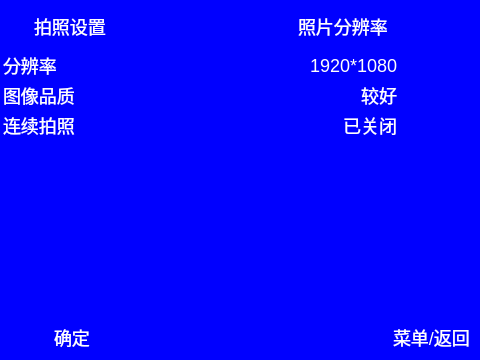
<?xml version="1.0" encoding="UTF-8"?>
<ui version="4.0">
 <class>CameraSetting</class>
 <widget class="QWidget" name="CameraSetting">
  <property name="geometry">
   <rect>
    <x>0</x>
    <y>0</y>
    <width>480</width>
    <height>360</height>
   </rect>
  </property>
  <property name="windowTitle">
   <string>CameraSetting</string>
  </property>
  <property name="styleSheet">
   <string notr="true">
*{
color: rgb(255, 255, 255);
background-color: rgba(0, 0, 255, 100%);
font: 18px;
/*border:1px solid red;*/
}

#widgetHead{
	/*background-color: rgba(20 ,30, 30,100);*/
	/*border-bottom:1px solid #F8F8FF;*/
}

#tableWidget::item:focus{
	/*border: 0px solid rgb(255,209,128);)*/
border: 0px;
background-color::rgb(255,209,128);
}


</string>
  </property>
  <widget class="QTableWidget" name="tableWidget">
   <property name="enabled">
    <bool>true</bool>
   </property>
   <property name="geometry">
    <rect>
     <x>0</x>
     <y>50</y>
     <width>480</width>
     <height>360</height>
    </rect>
   </property>
   <property name="focusPolicy">
    <enum>Qt::NoFocus</enum>
   </property>
   <property name="frameShape">
    <enum>QFrame::NoFrame</enum>
   </property>
   <property name="lineWidth">
    <number>0</number>
   </property>
   <property name="verticalScrollBarPolicy">
    <enum>Qt::ScrollBarAlwaysOff</enum>
   </property>
   <property name="horizontalScrollBarPolicy">
    <enum>Qt::ScrollBarAlwaysOff</enum>
   </property>
   <property name="sizeAdjustPolicy">
    <enum>QAbstractScrollArea::AdjustToContents</enum>
   </property>
   <property name="editTriggers">
    <set>QAbstractItemView::AnyKeyPressed|QAbstractItemView::DoubleClicked|QAbstractItemView::EditKeyPressed</set>
   </property>
   <property name="tabKeyNavigation">
    <bool>false</bool>
   </property>
   <property name="selectionMode">
    <enum>QAbstractItemView::SingleSelection</enum>
   </property>
   <property name="selectionBehavior">
    <enum>QAbstractItemView::SelectRows</enum>
   </property>
   <property name="showGrid">
    <bool>false</bool>
   </property>
   <property name="gridStyle">
    <enum>Qt::NoPen</enum>
   </property>
   <property name="wordWrap">
    <bool>false</bool>
   </property>
   <property name="cornerButtonEnabled">
    <bool>false</bool>
   </property>
   <attribute name="horizontalHeaderVisible">
    <bool>false</bool>
   </attribute>
   <attribute name="horizontalHeaderCascadingSectionResizes">
    <bool>false</bool>
   </attribute>
   <attribute name="horizontalHeaderDefaultSectionSize">
    <number>200</number>
   </attribute>
   <attribute name="horizontalHeaderHighlightSections">
    <bool>false</bool>
   </attribute>
   <attribute name="verticalHeaderVisible">
    <bool>false</bool>
   </attribute>
   <attribute name="verticalHeaderHighlightSections">
    <bool>false</bool>
   </attribute>
   <attribute name="verticalHeaderShowSortIndicator" stdset="0">
    <bool>false</bool>
   </attribute>
   <row>
    <property name="text">
     <string>1</string>
    </property>
   </row>
   <row>
    <property name="text">
     <string>2</string>
    </property>
   </row>
   <row>
    <property name="text">
     <string>3</string>
    </property>
   </row>
   <column>
    <property name="text">
     <string>1</string>
    </property>
   </column>
   <column>
    <property name="text">
     <string>2</string>
    </property>
   </column>
   <item row="0" column="0">
    <property name="text">
     <string>分辨率</string>
    </property>
   </item>
   <item row="0" column="1">
    <property name="text">
     <string>1920*1080</string>
    </property>
    <property name="textAlignment">
     <set>AlignTrailing|AlignVCenter</set>
    </property>
   </item>
   <item row="1" column="0">
    <property name="text">
     <string>图像品质</string>
    </property>
   </item>
   <item row="1" column="1">
    <property name="text">
     <string>较好</string>
    </property>
    <property name="textAlignment">
     <set>AlignTrailing|AlignVCenter</set>
    </property>
   </item>
   <item row="2" column="0">
    <property name="text">
     <string>连续拍照</string>
    </property>
   </item>
   <item row="2" column="1">
    <property name="text">
     <string>已关闭</string>
    </property>
    <property name="textAlignment">
     <set>AlignTrailing|AlignVCenter</set>
    </property>
   </item>
  </widget>
  <widget class="QWidget" name="widgetBottom" native="true">
   <property name="geometry">
    <rect>
     <x>0</x>
     <y>310</y>
     <width>480</width>
     <height>50</height>
    </rect>
   </property>
   <widget class="QLabel" name="tipOkLogoLable">
    <property name="geometry">
     <rect>
      <x>9</x>
      <y>7</y>
      <width>40</width>
      <height>40</height>
     </rect>
    </property>
    <property name="text">
     <string/>
    </property>
    <property name="pixmap">
     <pixmap resource="res.qrc">:/Image/ok.png</pixmap>
    </property>
    <property name="scaledContents">
     <bool>true</bool>
    </property>
   </widget>
   <widget class="QLabel" name="tipOkValueLable">
    <property name="geometry">
     <rect>
      <x>54</x>
      <y>12</y>
      <width>41</width>
      <height>31</height>
     </rect>
    </property>
    <property name="text">
     <string>确定</string>
    </property>
   </widget>
   <widget class="QLabel" name="tipReturnValueLable">
    <property name="geometry">
     <rect>
      <x>354</x>
      <y>9</y>
      <width>35</width>
      <height>35</height>
     </rect>
    </property>
    <property name="text">
     <string/>
    </property>
    <property name="pixmap">
     <pixmap resource="res.qrc">:/Image/back.png</pixmap>
    </property>
    <property name="scaledContents">
     <bool>true</bool>
    </property>
   </widget>
   <widget class="QLabel" name="tipReturnLogoLable">
    <property name="geometry">
     <rect>
      <x>393</x>
      <y>12</y>
      <width>81</width>
      <height>31</height>
     </rect>
    </property>
    <property name="text">
     <string>菜单/返回</string>
    </property>
   </widget>
  </widget>
  <widget class="QWidget" name="widgetHead" native="true">
   <property name="geometry">
    <rect>
     <x>0</x>
     <y>0</y>
     <width>480</width>
     <height>50</height>
    </rect>
   </property>
   <widget class="QLabel" name="navTipValueLable">
    <property name="geometry">
     <rect>
      <x>34</x>
      <y>16</y>
      <width>72</width>
      <height>21</height>
     </rect>
    </property>
    <property name="text">
     <string>拍照设置</string>
    </property>
   </widget>
   <widget class="QLabel" name="navTipLogoLable">
    <property name="geometry">
     <rect>
      <x>6</x>
      <y>17</y>
      <width>20</width>
      <height>20</height>
     </rect>
    </property>
    <property name="text">
     <string/>
    </property>
    <property name="pixmap">
     <pixmap resource="res.qrc">:/Image/nav-camera.png</pixmap>
    </property>
    <property name="scaledContents">
     <bool>true</bool>
    </property>
   </widget>
   <widget class="QLabel" name="navTipconfigLable">
    <property name="geometry">
     <rect>
      <x>298</x>
      <y>16</y>
      <width>141</width>
      <height>21</height>
     </rect>
    </property>
    <property name="text">
     <string>照片分辨率</string>
    </property>
   </widget>
  </widget>
 </widget>
 <resources>
  <include location="res.qrc"/>
 </resources>
 <connections/>
</ui>
